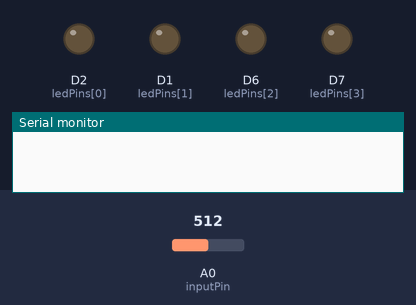
Recording of a sketch running on a simulated ESP8266 (NodeMCU). Shown: output pins drawn as LEDs (lit = HIGH), the last lines printed to the serial monitor. The inputs (shaded band) are chosen by the test bench; at power-on: A0 (inputPin) = 512. Random numbers use the default seed unless the sketch sets one.

Above: at 1.8 s.
1.9 s: A0 (inputPin) set to 219
3.4 s: A0 (inputPin) set to 201
At 3.8 s:
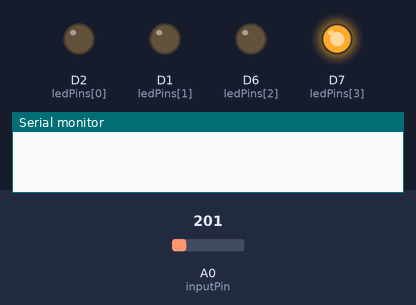
At 4.3 s:
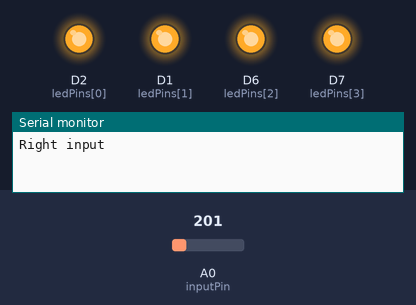
6.4 s: A0 (inputPin) set to 122
At 7.3 s:
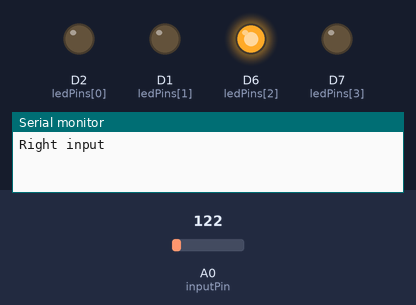
9.4 s: A0 (inputPin) set to 0
Timing chart, 0 to 11.9 s (numbered marks = the images above; inputs shaded):
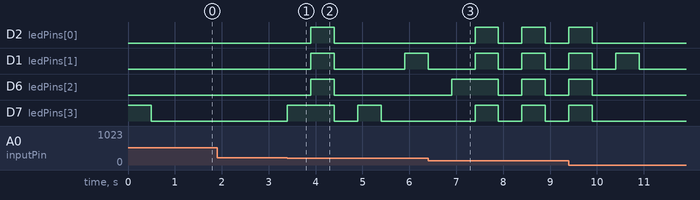

Measured:
- the behaviour switches between 202 and 201 on A0 (inputPin) (found by bisection; images 0 and 1)
- after the input at 1.9 s, every drawn part: stays the same
- after the input at 3.4 s, D2 (ledPins[0]), D6 (ledPins[2]): LOW → HIGH after 0.50 s, → LOW 0.50 s later; D1 (ledPins[1]): LOW → HIGH after 0.50 s, → LOW 0.50 s later, → HIGH 1.5 s later; D7 (ledPins[3]): LOW → HIGH at once, → LOW 1.0 s later, → HIGH 0.50 s later, → LOW 0.50 s later

The sketch:

SimonSays.ino
```cpp
int inputPin = A0;
int ledPins[] = {D2, D1, D6, D7};
int inputValues[] = {170, 27, 117, 196};
int buttonsToClick[1000];
int buttonsToClickPointer = -1;
int gameLength = 0;

int getLedPinFromValue(int value);
void resetGame();
void blinkLeds();

void setup()
{

  //setup the leds to be an output
  for (int i = 0; i < 4; i++)
  {
    pinMode(ledPins[i], OUTPUT);
  }

  //firstly restart the game to start game logic
  resetGame();

  //declare serial baude rate
  Serial.begin(9600);
}

void loop()
{

  //check if we need to show the user the order of buttons
  if(buttonsToClickPointer == -1){
    //show the led order in buttonsToClick array until the next value isnt set
    for(int i = 0; i < 1000;i++){
      if(buttonsToClick[i] == 0){ break;}

      digitalWrite(buttonsToClick[i],HIGH);
      delay(500-(gameLength/100));
      digitalWrite(buttonsToClick[i],LOW);
      delay(500-(gameLength/100));
    }
    //finaly set the pointer to index 0
    buttonsToClickPointer = 0;
  }

  //get read input on A0 analog pin and convert value to a pin
  int readVal = analogRead(inputPin);
  int clickedButton = getLedPinFromValue(readVal);

  //if we dont got an input then return
  if(clickedButton == -1){ return; }

  //show clicked led
  digitalWrite(clickedButton, HIGH);
  delay(500);
  digitalWrite(clickedButton, LOW);

  //check if we got right input
  if(buttonsToClick[buttonsToClickPointer] == clickedButton){
    Serial.println("Right input");
    //do we reach the end of the streak?
    if(buttonsToClickPointer == gameLength){
      //show the user thats his input was right
      blinkLeds();
      //add new field to buttonsToClick
      buttonsToClick[buttonsToClickPointer+1] = ledPins[random(4)];
      //reset pointer to show leds again
      buttonsToClickPointer = -1;
      //increment the gameLength
      gameLength++;
      return;
    }
    //increment the pointer to point at next array field
    buttonsToClickPointer++;
  }else{
    //input was wrong
    Serial.println("Worng input");
    //show user that his input was wrong
    for(int i = 0; i<3;i++){
      blinkLeds();
    }
    //reset game
    resetGame();
  }
}

int getLedPinFromValue(int value)
{
  for (int i = 0; i < 4; i++)
  {
    int diff = inputValues[i] - value;
    if (diff < 0)
    {
      diff = diff * -1;
    }
    if (diff <= 5)
    {
      return ledPins[i];
    }
  }
  //nothing found return;
  return -1;
}

void resetGame(){
  for(int i = 0;i<1000;i++){
    buttonsToClick[i] = 0;
  }
  buttonsToClick[0] = ledPins[random(4)];
  gameLength = 0;
  buttonsToClickPointer=-1;
}

void blinkLeds(){
    for(int i = 0; i<4;i++){
      digitalWrite(ledPins[i],HIGH);
    }
    delay(500);
    for(int i = 0; i<4;i++){
      digitalWrite(ledPins[i],LOW);
    }
    delay(500);
}
```
